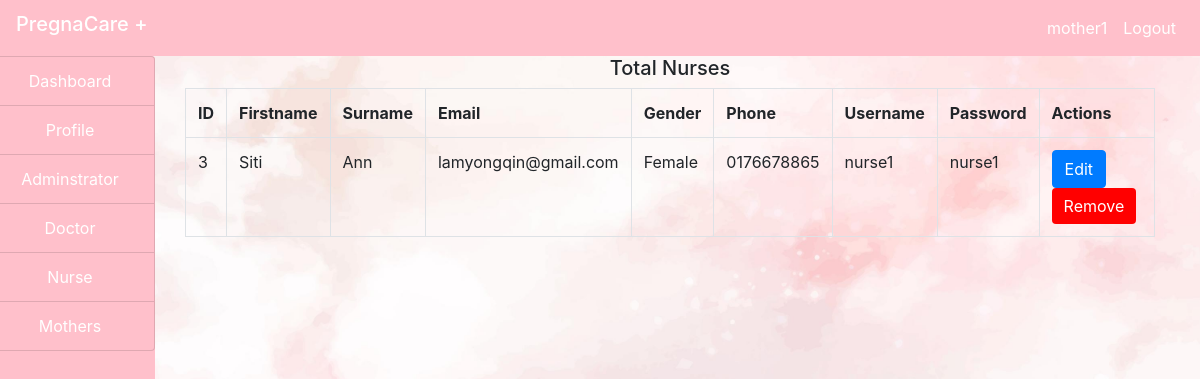
The page /admin/nurse.php (signed in) on the database its author committed.
### tables this page shows
CREATE TABLE `nurses` (
  `id` int(100) NOT NULL,
  `firstname` varchar(100) NOT NULL,
  `surname` varchar(100) NOT NULL,
  `email` varchar(100) NOT NULL,
  `gender` varchar(100) NOT NULL,
  `phone` varchar(100) NOT NULL,
  `username` varchar(100) NOT NULL,
  `password` varchar(100) NOT NULL,
  `status` varchar(100) NOT NULL
);

### admin/nurse.php (the view, shortened to what this page needs)
<?php
include("../include/connection.php");
?>
<!DOCTYPE html>
<html>
<head>
</head>
<body style="background-image: url(img/background1.jpg);background-repeat:no-repeat; background-size:cover;">
    <?php
    include("../include/header.php");
    ?>
    <div class="container=fluid">
        <div class="col-md-12">
            <div class="row">
                <div class="col-md-2" style="margin-left: -30px;">
                <?php
                include("sidenav.php");
                ?>
                </div>
                <div class="col-md-10">
                    <h5 class="text-center">Total Nurses</h5>
                <?php
                $query = "SELECT * FROM nurses WHERE status='Approved' ORDER BY password ASC";
                $res = mysqli_query($connect, $query);
                $output ="";
$output .="
    <table class='table table-bordered'>
    <tr>
        <th>ID</th>
        <th>Firstname</th>
        <th>Surname</th>
        <th>Email</th>
        <th>Gender</th>
        <th>Phone</th>
        <th>Username</th>
        <th>Password</th>
        <th>Actions</th>
    </tr>
";
while ($row = mysqli_fetch_assoc($res)){
    $output .="
        <tr>
        <td>".$row['id']."</td>
        <td>".$row['firstname']."</td>
        <td>".$row['surname']."</td>
        <td>".$row['email']."</td>
        <td>".$row['gender']."</td>
        <td>".$row['phone']."</td>
        <td>".$row['username']."</td>
        <td>".$row['password']."</td>
        <td>
        <form method='post'><button type='submit' class='btn btn-primary' name='editbutton' value=".$row['id'].">Edit</button>
        <button id='removebtn' name='removebtn' class='btn btn-primary' style='background-color: red; border: none;' value=".$row['id'].">Remove</button>
        </form></td>
    ";
}
$output .="
    </tr>
</table>
";
echo $output;
                ?>
                </div>
            </div>
        </div>
    </div>
</body>
</html>

### rows shown on the page
nurses: id "3", firstname "Siti", surname "Ann", email "lamyongqin@gmail.com", gender "Female", phone "0176678865", username "nurse1", password "nurse1"

### other values the page prints
$user "mother1"
